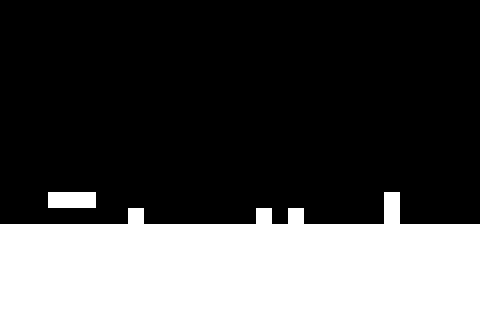

This game map was drawn from its Tiled (.tmx) file and the tilesets committed beside it. A one-line description and the trimmed map source follow:
An orthogonal 30x20 tile map with 16x16 px tiles, 2 tile layers (Floor, Danger).

<map version="1.0" orientation="orthogonal" renderorder="right-down" width="30" height="20" tilewidth="16" tileheight="16">
 <tileset firstgid="1" name="FloorTiles" tilewidth="16" tileheight="16">
  <image source="../../images/tiles/FloorTiles.png" width="32" height="16" />
 </tileset>
 <layer name="Floor" width="30" height="20">
  <properties>
   <property name="tileset" value="FloorTiles" />
  </properties>
  <data>[600 cells, 180 non-empty, 1 distinct tile ids]</data>
 </layer>
 <layer name="Danger" width="30" height="20">
  <properties>
   <property name="tileset" value="FloorTiles" />
  </properties>
  <data>[600 cells, 8 non-empty, 1 distinct tile ids]</data>
 </layer>
</map>
